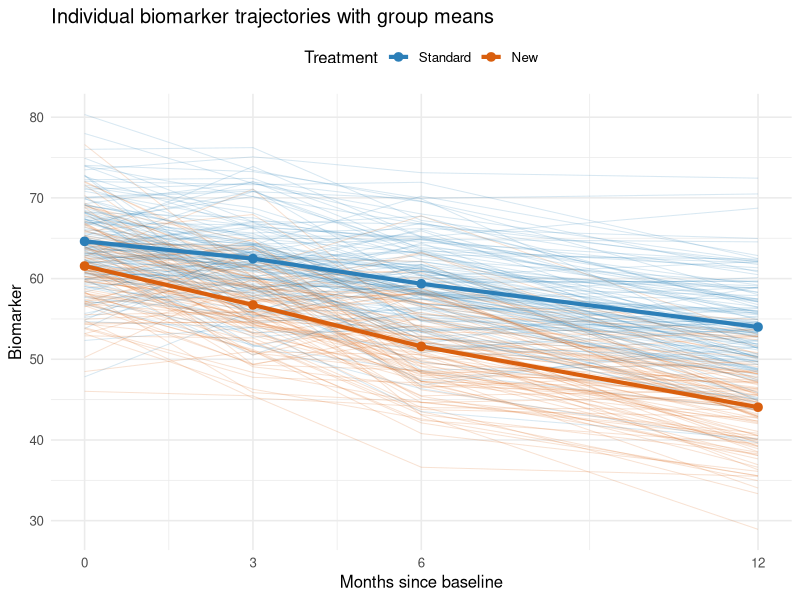
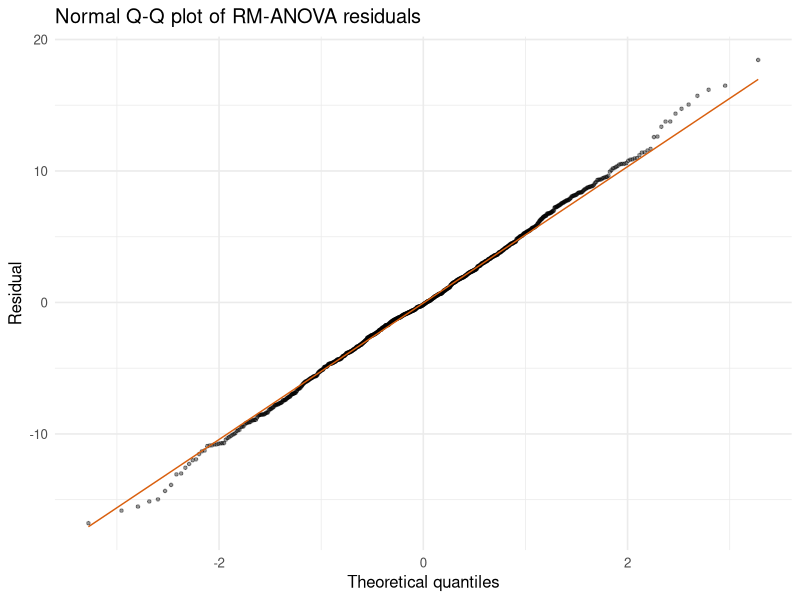
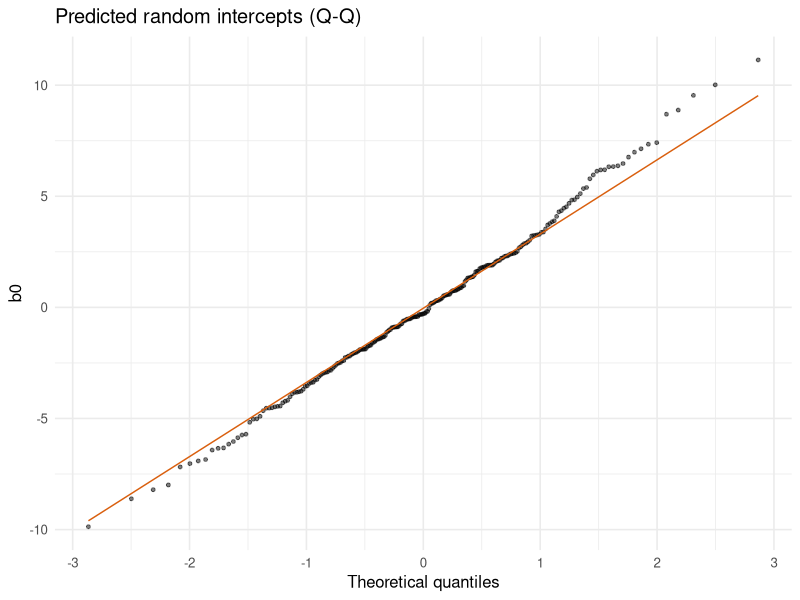
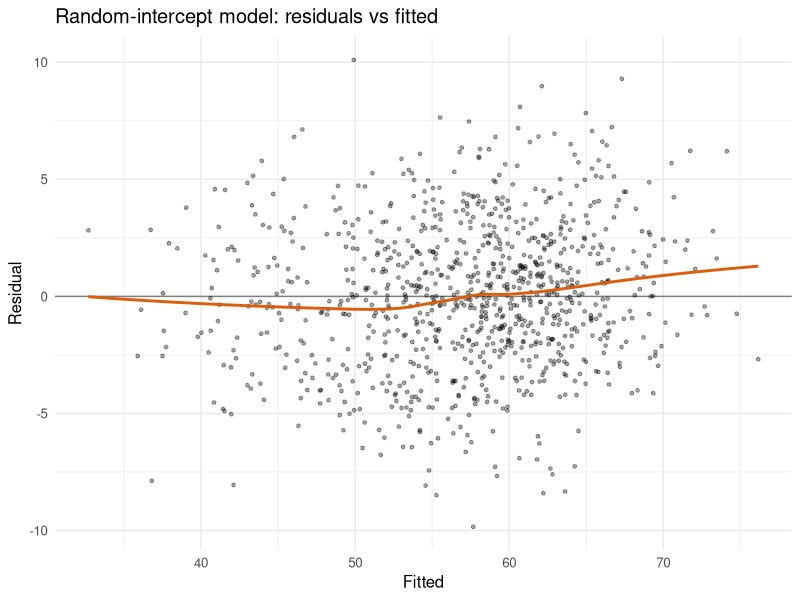
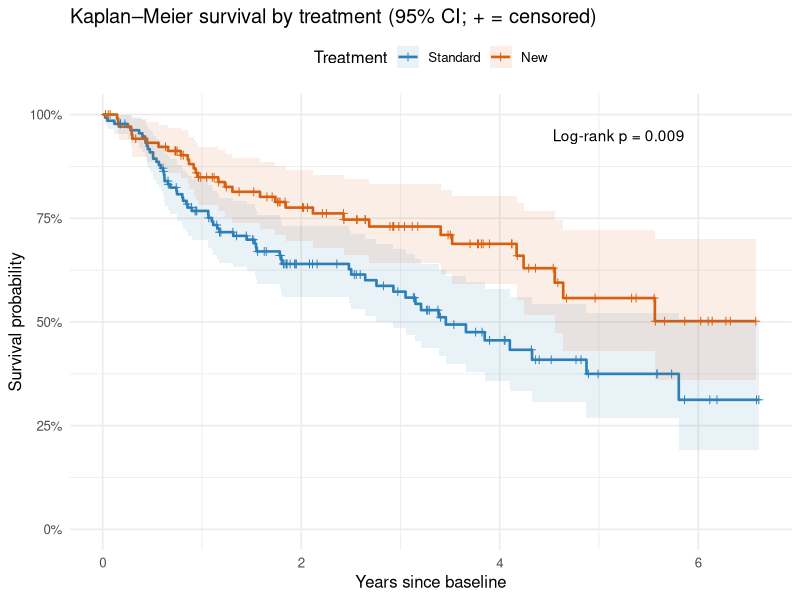
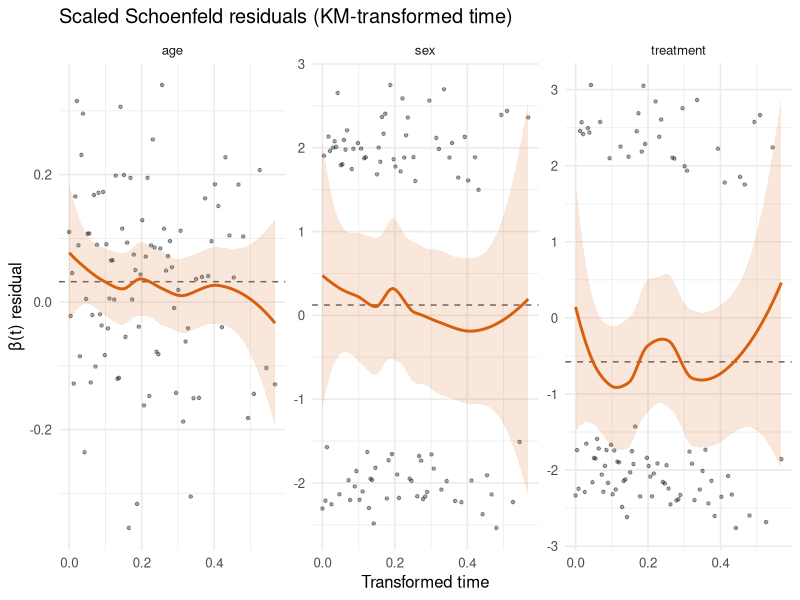
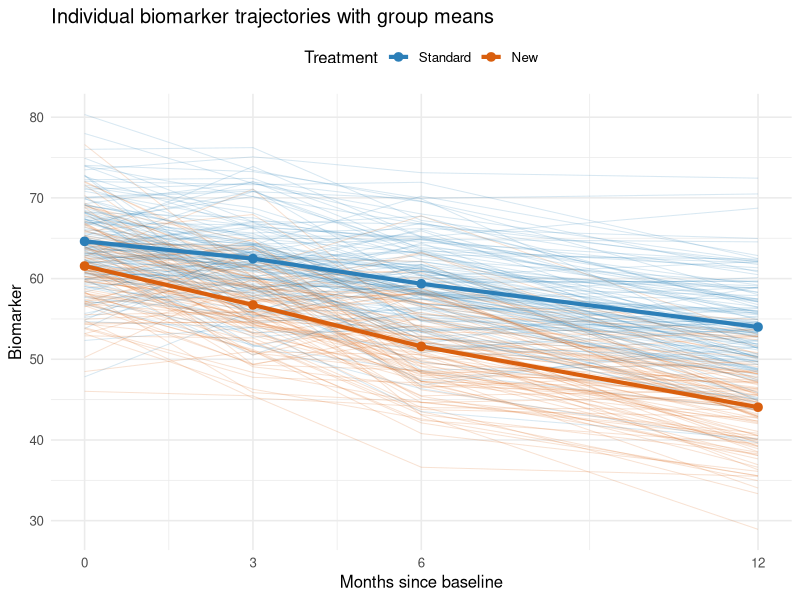
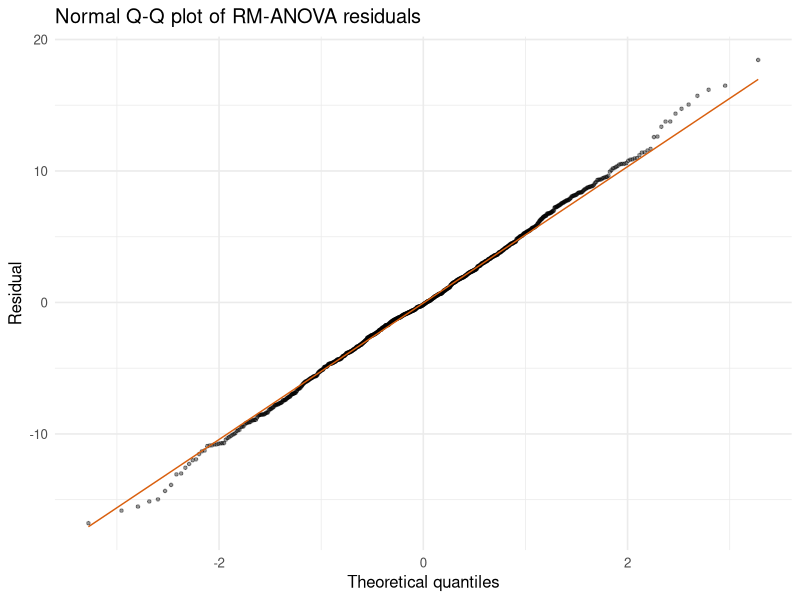

Write the R code that produced these figures, in order.
## ---- chunk 1
knitr::opts_chunk$set(
  echo = TRUE, message = FALSE, warning = FALSE,
  fig.width = 8, fig.height = 4.8, dpi = 150, fig.align = "center"
)
## ---- chunk 2
library(tidyverse)   # data handling and plotting
library(afex)        # repeated-measures ANOVA
library(emmeans)     # estimated marginal means
library(lme4)        # linear mixed models
library(lmerTest)    # p-values for mixed-model fixed effects
library(geepack)     # generalized estimating equations
library(survival)    # Kaplan-Meier and Cox models
library(broom)
library(broom.mixed)
library(knitr)

theme_set(theme_minimal(base_size = 12))
trt_cols   <- c("Standard" = "#2C7FB8", "New" = "#D95F0E")
dir.create("figures", showWarnings = FALSE)
save_fig <- function(p, name, w = 8, h = 4.8) {
  ggsave(file.path("figures", name), p, width = w, height = h, dpi = 150, bg = "white")
  p
}
## ---- chunk 3
data_wide <- read.table("data/extra_data.txt", header = TRUE) |>
  mutate(trt = factor(treatment, levels = 0:1, labels = c("Standard", "New")))

dim(data_wide)
anyNA(data_wide)
## ---- chunk 4
data_long <- data_wide |>
  pivot_longer(starts_with("bio_"), names_to = "visit", values_to = "biomarker") |>
  mutate(
    time_numeric = as.numeric(sub("bio_", "", visit)),
    time_factor  = factor(time_numeric, levels = c(0, 3, 6, 12)),
    id           = factor(id),
    age_c        = age - mean(data_wide$age)   # centred age, used in the mixed models
  )

table(data_long$time_factor)
stopifnot(nrow(data_long) == 240 * 4)
## ---- chunk 5
data_wide |>
  group_by(Treatment = trt) |>
  summarise(
    n            = n(),
    `Age, mean (SD)`        = sprintf("%.1f (%.1f)", mean(age), sd(age)),
    `Male, %`               = sprintf("%.0f", 100 * mean(sex)),
    `Baseline biomarker, mean (SD)` = sprintf("%.1f (%.1f)", mean(bio_0), sd(bio_0)),
    Deaths       = sum(death)
  ) |>
  kable()

t.test(bio_0 ~ trt, data = data_wide)
## ---- chunk 6
mean_profiles <- data_long |>
  group_by(trt, time_numeric) |>
  summarise(mean = mean(biomarker), se = sd(biomarker) / sqrt(n()), .groups = "drop")

p_traj <- ggplot(data_long, aes(time_numeric, biomarker)) +
  geom_line(aes(group = id, colour = trt), alpha = 0.18, linewidth = 0.35) +
  geom_line(data = mean_profiles, aes(y = mean, colour = trt), linewidth = 1.4) +
  geom_point(data = mean_profiles, aes(y = mean, colour = trt), size = 2.6) +
  scale_colour_manual(values = trt_cols) +
  scale_x_continuous(breaks = c(0, 3, 6, 12)) +
  labs(x = "Months since baseline", y = "Biomarker", colour = "Treatment",
       title = "Individual biomarker trajectories with group means") +
  theme(legend.position = "top")

save_fig(p_traj, "01_trajectories.png")
## ---- chunk 7
mean_profiles |>
  select(-se) |>
  pivot_wider(names_from = time_numeric, values_from = mean, names_prefix = "Month ") |>
  mutate(`Change 0→12` = `Month 12` - `Month 0`) |>
  kable(digits = 1)
## ---- chunk 8
anova_rm <- aov_car(
  biomarker ~ trt * time_factor + Error(id / time_factor),
  data = data_long,
  anova_table = list(correction = "none", es = "pes")
)
anova_rm
## ---- chunk 9
emmeans(anova_rm, ~ trt | time_factor) |> as_tibble() |>
  select(time_factor, trt, emmean, SE) |> kable(digits = 2)
## ---- chunk 10
summary(anova_rm)$sphericity.tests
summary(anova_rm)$pval.adjustments
## ---- chunk 11
nice(anova_rm, correction = "GG")
## ---- chunk 12
wide_bio <- data_wide |> select(bio_0, bio_3, bio_6, bio_12)
round(apply(wide_bio, 2, var), 1)       # variances by visit
round(cor(wide_bio), 2)                 # correlations between visits
## ---- chunk 13
rm_resid <- tibble(resid = residuals(anova_rm))

p_qq <- ggplot(rm_resid, aes(sample = resid)) +
  stat_qq(alpha = 0.4, size = 0.9) + stat_qq_line(colour = "#D95F0E") +
  labs(title = "Normal Q-Q plot of RM-ANOVA residuals",
       x = "Theoretical quantiles", y = "Residual")
save_fig(p_qq, "02_rmanova_qq.png", h = 3.6)
## ---- chunk 14
model_ri <- lmer(
  biomarker ~ time_numeric * treatment + age_c + sex + (1 | id),
  data = data_long, REML = TRUE
)

fixef_tab <- tidy(model_ri, effects = "fixed", conf.int = TRUE) |>
  select(term, estimate, std.error, conf.low, conf.high, p.value)
kable(fixef_tab, digits = c(0, 3, 3, 3, 3, 4),
      col.names = c("Term", "Estimate", "SE", "95% CI low", "95% CI high", "p"))
## ---- chunk 15
b <- fixef(model_ri)
slopes <- c(Standard = b[["time_numeric"]],
            New      = b[["time_numeric"]] + b[["time_numeric:treatment"]])
round(slopes, 3)
## ---- chunk 16
vc <- as.data.frame(VarCorr(model_ri))
sigma2_b <- vc$vcov[vc$grp == "id"]
sigma2_e <- vc$vcov[vc$grp == "Residual"]
icc <- sigma2_b / (sigma2_b + sigma2_e)

tibble(Component = c("Between-patient (random intercept)", "Within-patient (residual)"),
       Variance  = c(sigma2_b, sigma2_e),
       SD        = sqrt(c(sigma2_b, sigma2_e))) |>
  kable(digits = 2)
round(icc, 3)
## ---- chunk 17
re <- ranef(model_ri)$id |> rownames_to_column("id") |> rename(b0 = `(Intercept)`)
p_re <- ggplot(re, aes(sample = b0)) +
  stat_qq(alpha = 0.5, size = 1) + stat_qq_line(colour = "#D95F0E") +
  labs(title = "Predicted random intercepts (Q-Q)", x = "Theoretical quantiles", y = "b0")
save_fig(p_re, "03_random_intercepts_qq.png", h = 3.4)
## ---- chunk 18
model_rs <- lmer(
  biomarker ~ time_numeric * treatment + age_c + sex + (time_numeric | id),
  data = data_long, REML = TRUE
)
VarCorr(model_rs)
isSingular(model_rs)
## ---- chunk 19
lrt <- anova(model_ri, model_rs, refit = FALSE)
lrt

# The null hypothesis puts the slope variance on the boundary of its space
# (sigma^2_slope = 0), so the naive chi-square(2) p-value is conservative.
# The correct reference is a 50:50 mixture of chi-square(1) and chi-square(2).
chisq <- lrt$Chisq[2]
p_mixture <- 0.5 * pchisq(chisq, 1, lower.tail = FALSE) +
             0.5 * pchisq(chisq, 2, lower.tail = FALSE)
round(c(LRT = chisq, p_naive = lrt$`Pr(>Chisq)`[2], p_mixture = p_mixture), 3)
## ---- chunk 20
p_fit <- tibble(fitted = fitted(model_ri), resid = resid(model_ri)) |>
  ggplot(aes(fitted, resid)) +
  geom_hline(yintercept = 0, colour = "grey50") +
  geom_point(alpha = 0.35, size = 1) +
  geom_smooth(se = FALSE, colour = "#D95F0E", method = "loess") +
  labs(title = "Random-intercept model: residuals vs fitted", x = "Fitted", y = "Residual")
save_fig(p_fit, "04_lmm_residuals.png", h = 3.6)
## ---- chunk 21
data_gee <- data_long |> arrange(id, time_numeric)

gee_ind  <- geeglm(biomarker ~ time_numeric * treatment, id = id, data = data_gee,
                   family = gaussian, corstr = "independence")
gee_exch <- geeglm(biomarker ~ time_numeric * treatment, id = id, data = data_gee,
                   family = gaussian, corstr = "exchangeable")
gee_ar1  <- geeglm(biomarker ~ time_numeric * treatment, id = id, data = data_gee,
                   family = gaussian, corstr = "ar1")

gee_tab <- map_dfr(
  list(Independence = gee_ind, Exchangeable = gee_exch, `AR(1)` = gee_ar1),
  ~ tidy(.x, conf.int = TRUE), .id = "Working correlation"
) |>
  select(`Working correlation`, term, estimate, std.error, conf.low, conf.high)
kable(gee_tab, digits = 3)

c(exchangeable_alpha = gee_exch$geese$alpha, ar1_alpha = gee_ar1$geese$alpha) |> round(3)
sapply(list(Independence = gee_ind, Exchangeable = gee_exch, `AR(1)` = gee_ar1),
       function(m) QIC(m)[c("QIC", "CIC")]) |> round(1)
## ---- chunk 22
gee_exch_adj <- geeglm(biomarker ~ time_numeric * treatment + age_c + sex, id = id,
                       data = data_gee, family = gaussian, corstr = "exchangeable")

cmp <- full_join(
  tidy(model_ri, effects = "fixed") |> select(term, LMM = estimate, LMM_SE = std.error),
  tidy(gee_exch_adj) |> select(term, GEE = estimate, GEE_robust_SE = std.error),
  by = "term"
)
kable(cmp, digits = 3)
## ---- chunk 23
km_fit <- survfit(Surv(follow, death) ~ trt, data = data_wide)
km_fit
## ---- chunk 24
km_df <- tidy(km_fit) |>
  mutate(trt = factor(sub("trt=", "", strata), levels = c("Standard", "New")))
km_start <- km_df |> distinct(trt) |>
  mutate(time = 0, estimate = 1, conf.low = 1, conf.high = 1, n.censor = 0)
km_df <- bind_rows(km_start, km_df) |> arrange(trt, time) |>
  group_by(trt) |> mutate(time_next = lead(time, default = max(time))) |> ungroup()

lr <- survdiff(Surv(follow, death) ~ trt, data = data_wide)
lr_p <- pchisq(lr$chisq, df = 1, lower.tail = FALSE)

p_km <- ggplot(km_df, aes(time, estimate, colour = trt, fill = trt)) +
  geom_step(linewidth = 0.9) +
  geom_rect(aes(xmin = time, xmax = time_next,
                ymin = conf.low, ymax = conf.high), alpha = 0.10, colour = NA) +
  geom_point(data = filter(km_df, n.censor > 0), shape = 3, size = 1.6) +
  scale_colour_manual(values = trt_cols) + scale_fill_manual(values = trt_cols) +
  scale_y_continuous(labels = scales::percent, limits = c(0, 1)) +
  annotate("text", x = 5.2, y = 0.95, label = sprintf("Log-rank p = %.3f", lr_p)) +
  labs(x = "Years since baseline", y = "Survival probability",
       colour = "Treatment", fill = "Treatment",
       title = "Kaplan–Meier survival by treatment (95% CI; + = censored)") +
  theme(legend.position = "top")
save_fig(p_km, "05_kaplan_meier.png", h = 4.6)
## ---- chunk 25
summary(km_fit, times = c(1, 2, 3, 5))$table
summary(km_fit, times = c(1, 2, 3, 5)) |>
  (\(s) tibble(Treatment = sub("trt=", "", s$strata), Year = s$time,
               `At risk` = s$n.risk, Survival = s$surv,
               `95% CI` = sprintf("%.2f–%.2f", s$lower, s$upper)))() |>
  kable(digits = 2)
lr
## ---- chunk 26
cox1 <- coxph(Surv(follow, death) ~ treatment + age + sex, data = data_wide)
hr_table <- function(m) {
  tidy(m, exponentiate = TRUE, conf.int = TRUE) |>
    transmute(Term = term, HR = estimate, `95% CI low` = conf.low,
              `95% CI high` = conf.high, p = p.value)
}
kable(hr_table(cox1), digits = 3)
## ---- chunk 27
zph1 <- cox.zph(cox1)
zph1
## ---- chunk 28
zph_df <- map_dfr(colnames(zph1$y), \(v)
  tibble(var = v, time = zph1$x, resid = zph1$y[, v]))
coef_df <- tibble(var = names(coef(cox1)), beta = coef(cox1))
p_sch <- ggplot(zph_df, aes(time, resid)) +
  geom_hline(data = coef_df, aes(yintercept = beta), colour = "grey40", linetype = "dashed") +
  geom_point(alpha = 0.35, size = 0.9) +
  geom_smooth(method = "loess", se = TRUE, colour = "#D95F0E", fill = "#D95F0E", alpha = 0.15) +
  facet_wrap(~ var, scales = "free_y") +
  labs(title = "Scaled Schoenfeld residuals (KM-transformed time)",
       x = "Transformed time", y = "β(t) residual")
save_fig(p_sch, "06_schoenfeld.png", w = 10, h = 3.6)
## ---- chunk 29
cox2 <- coxph(Surv(follow, death) ~ treatment + age + sex + bio_0, data = data_wide)
kable(hr_table(cox2), digits = 3)

# HR per 10-unit higher baseline biomarker (a more readable scale)
round(exp(10 * c(coef(cox2)["bio_0"], confint(cox2)["bio_0", ])), 2)

AIC(cox1, cox2)
anova(cox1, cox2)   # likelihood-ratio test for adding bio_0
## ---- chunk 30
bind_rows(
  `Treatment + age + sex`         = hr_table(cox1) |> filter(Term == "treatment"),
  `Treatment + age + sex + bio_0` = hr_table(cox2) |> filter(Term == "treatment"),
  .id = "Model"
) |> select(-Term) |> kable(digits = 3)
## ---- chunk 31
sessionInfo()
